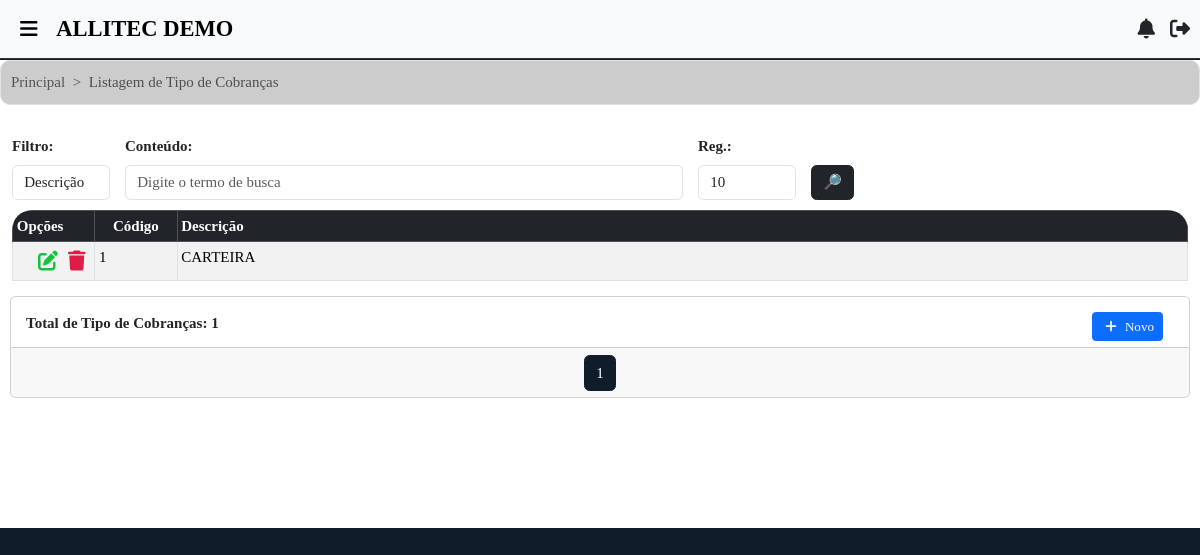
Screenshot of /tp_cobrancas/lista/ (signed in) with the database file from the repository.
### filiais/models.py (models this page shows, shortened)
class Usuario(AbstractUser):
    empresa = models.ForeignKey(Empresa, on_delete=models.CASCADE, related_name="usuarios", null=True, blank=True)
    filial_user = models.ForeignKey(Filial, on_delete=models.SET_NULL, null=True, blank=True, related_name="usuarios")
    codigo_local = models.PositiveIntegerField(blank=True, null=True)
    gerar_senha_lib = models.BooleanField(default=False, verbose_name='Gerar Senha de Liberação')
    senha_liberacao = models.CharField(max_length=20, blank=True, null=True, verbose_name='Senha de Liberação')
    is_master = models.BooleanField(default=False)
    class Meta:
        unique_together = ('username', 'empresa')

class Filial(models.Model):
    situacao = models.CharField(
        max_length=10,
        verbose_name="Situação",
        choices=[
            ('Ativa', 'Ativa'),
            ('Inativa', 'Inativa')
        ]
    )
    layout_contrato = models.CharField(
        max_length=10,
        verbose_name="Layout Contrato",
        choices=[
            ('Layout 1', 'Layout 1'),
            ('Layout 2', 'Layout 2')
        ],
        default="Layout 1"
    )
    tp_chave = models.CharField(
        max_length=20,
        verbose_name="Tipo de Chave Pix",
        choices=[
            ('CPF', 'CPF'),
            ('CNPJ', 'CNPJ'),
            ('E-mail', 'E-mail'),
            ('Telefone', 'Telefone'),
            ('Chave Aleatória', 'Chave Aleatória')
        ]
    )
    chave_pix = models.CharField(
        max_length=100,
        verbose_name="Chave Pix"
    )
    banco_fil = models.ForeignKey('bancos.Banco', on_delete=models.CASCADE, null=True, blank=True)
    beneficiario = models.CharField(max_length=255, verbose_name='Nome Beneficiário')
    info_comp = models.TextField(default="Obrigado pela preferência!", blank=True)
    info_orcamento = models.TextField(default="*Caro cliente, caso você encontre um orçamento com valor inferior, podemos analisar o orçamento concorrente para fecharmos negócio.", blank=True)
    cnpj = models.CharField(max_length=20, verbose_name='CNPJ')
    ie = models.CharField(max_length=20, verbose_name='Inscrição Estadual')
    razao_social = models.CharField(max_length=100, verbose_name='Razão Social')
    fantasia = models.CharField(max_length=100, verbose_name='Fantasia')
    endereco = models.CharField(max_length=100, verbose_name='Endereço')
    cep = models.CharField(max_length=10, verbose_name='CEP')
    numero = models.CharField(max_length=10, verbose_name='Nº')
    bairro_fil = models.ForeignKey('bairros.Bairro', on_delete=models.SET_NULL, null=True)
    complem = models.CharField(max_length=20, verbose_name='Complemento', blank=True)
    cidade_fil = models.ForeignKey('cidades.Cidade', on_delete=models.SET_NULL, null=True)
    uf = models.ForeignKey('estados.Estado', on_delete=models.SET_NULL, null=True)
    tel = models.CharField(max_length=15, verbose_name='Fone')
    email = models.EmailField(max_length=40, verbose_name='E-mail')
    fantasia_normalizado = models.CharField(max_length=255, editable=False)
    logo = models.FileField(upload_to='logo/', null=True, blank=True, default='default_logo.png')
    vinc_emp = models.ForeignKey(Empresa, on_delete=models.CASCADE)
    dt_criacao = models.CharField(
        max_length=30,
        verbose_name='Data de Registro',
        default=data_hoje_formatada
    )
    dt_inativacao = models.CharField(max_length=30, verbose_name='Data de Inativação', blank=True, null=True)
    principal = models.BooleanField(default=False, verbose_name='Filial Principal')
    vinculada_a = models.ForeignKey('self', null=True, blank=True, on_delete=models.CASCADE, related_name='filiais_secundarias', verbose_name='Filial Vinculada à')
    class Meta:
        verbose_name_plural = "Filiais"

### tipo_cobranca/models.py (models this page shows, shortened)
class TipoCobranca(models.Model):
    descricao = models.CharField(max_length=100, unique=True)
    vinc_emp = models.ForeignKey('empresas.Empresa', on_delete=models.CASCADE, null=True, blank=True)
    class Meta:
        verbose_name_plural = "Tipos de Cobrança"

### tipo_cobranca/views.py (the view)
# urls.py: path("lista/", views.lista_tp_cobrancas, name='lista-tp_cobrancas'),
@verifica_permissao('tipo_cobranca.view_tipocobranca')
@login_required
def lista_tp_cobrancas(request):
    s = request.GET.get('s')
    tp = request.GET.get('tp')
    reg = request.GET.get('reg', '10')
    tp_cobrancas = TipoCobranca.objects.filter(vinc_emp=request.user.empresa)
    if tp == 'desc' and s:
        norm_s = remove_accents(s).lower()
        tp_cobrancas = tp_cobrancas.filter(descricao__icontains=norm_s).order_by('descricao')
    elif tp == 'cod' and s:
        try:
            tp_cobrancas = tp_cobrancas.filter(id__iexact=s).order_by('descricao')
        except ValueError:
            tp_cobrancas = TipoCobranca.objects.none()
    if reg == 'todos':
        num_pagina = tp_cobrancas.count() or 1
    else:
        try:
            num_pagina = int(reg) if int(reg) > 0 else 1
        except ValueError:
            num_pagina = 10  # Valor padrão
    paginator = Paginator(tp_cobrancas, num_pagina)
    page = request.GET.get('page')
    tp_cobrancas = paginator.get_page(page)
    return render(request, 'tp_cobrancas/lista.html', {
        'tp_cobrancas': tp_cobrancas,
        's': s,
        'tp': tp,
        'reg': reg,
    })

### templates/tp_cobrancas/lista.html (shortened to what this page needs)
{% extends 'base.html' %}
{% load static %}
{% block content %}
    <div class="container-fluid bg-white">
        <nav style="--bs-breadcrumb-divider: '>';" aria-label="breadcrumb">
            <ol class="breadcrumb">
                <li class="breadcrumb-item"><a href="{% url 'inicio' %}" id="item-naveg">Principal</a></li>
                <li class="breadcrumb-item active" aria-current="page">Listagem de Tipo de Cobranças</li>
            </ol>
        </nav>
        <form method="GET" id="search-form" style="margin-left: 1%; margin-right: 1%;">
            <div class="row g-3 align-items-end">
                <div class="col-md-1 search-div">
                    <label class="form-label">Filtro:</label>
                    <select name="tp" id="tp" class="form-control">
                        <option value="desc" {% if request.GET.tp == 'desc' %}selected{% endif %}>Descrição</option>
                    </select>
                </div>
                <div class="col-md-2 search-div flex-md-fill">
                    <label class="form-label">Conteúdo:</label>
                    <input class="form-control" type="text" name="s" id="s" placeholder="Digite o termo de busca" value="{{ request.GET.s }}">
                </div>
                <div class="col-md-1 search-div">
                    <label class="form-label">Reg.:</label>
                    <select class="form-control" id="qtd_reg" name="reg">
                        <option value="10" {% if request.GET.reg == '10' %}selected{% endif %}>10</option>
                    </select>
                </div>
                <div class="col search-div d-flex justify-content-start">
                    <button class="btn btn-dark" title="Consultar clientes" type="submit" id="data-btn" data-bs-toggle="modal" data-bs-target="#loadingModal">🔎</button>
                </div>
            </div>
        </form>
        <div class="table-container" style="margin-left: 1%; margin-right: 1%;">
            <table class="table table-bordered table-responsive-md table-rounded table-striped" id="tabelas-lista">
                <thead thead class="table-dark">
                    <tr>
                        <th scope="col" style="text-align: justify; width: 7%;">Opções</th>
                        <th scope="col" style="text-align: center; width: 7%;">Código</th>
                        <th scope="col" style="align-items: center;">Descrição</th>
                    </tr>
                </thead>
                <tbody>
                    {% for tp_cobranca in tp_cobrancas %}
                        <tr>
                            <td style="width: 80px;">
                                <span>
                                    <i class="fas fa-trash" title="Deletar" data-bs-toggle="modal" data-bs-target="#modal-{{ tp_cobranca.id }}"></i>
                                </span>
                                <a href="{% url 'att-tp_cobranca' tp_cobranca.id %}" class="btn-permissao"
                                  data-permissao="tipo_cobranca.change_tipocobranca"
                                  data-msg-negado="Seu usuário não pode editar tipos de cobranças!"><span><i class="fas fa-edit" title="Editar"></i></span></a>
                            </td>
                            <td style="align-items: center;">{{ tp_cobranca.id }}</td>
                            <td class="text-uppercase" style="align-items: center;">{{ tp_cobranca.descricao }}</td>
                        </tr>
                    {% empty %}
                    <tr>
                        <td colspan="8" class="me-auto" style="text-align: center;">
                            Nenhum tipo de cobrança encontrado.
                        </td>
                    </tr>
                    {% endfor %}
                </tbody>
            </table>
        </div>
        <div class="card">
            <div class="card-body" style="max-height: 50px;">
                <strong>Total de Tipo de Cobranças: {{ tp_cobrancas|length }}</strong>
                <a id="add-link" href="{% url 'add-tp_cobranca' %}" style="margin-left: 1%; margin-right: 1%; float: right;" class="btn-permissao" data-permissao="tipo_cobranca.add_tipocobranca" data-msg-negado="Seu usuário não pode adicionar tipos de cobranças!">
                    <button type="button" class="btn btn-primary btn-sm" id="add-tp_cobranca"><i class="fas fa-plus"></i> Novo</button>
                </a>
            </div>
            <div class="card-footer text-body-secondary">
                <nav aria-label="Page navigation example" style="padding-bottom: 1px;">
                    <ul class="pagination justify-content-center">
                        {% for num in tp_cobrancas.paginator.page_range %}
                            {% if num >= tp_cobrancas.number|add:'-2' and num <= tp_cobrancas.number|add:'2' %}
                                {% if tp_cobrancas.number == num %}
                                    <li class="page-item active" aria-current="page">
                                        <span class="page-link" style="background-color: #0f1d2b; color: white;">{{ num }}</span>
                                    </li>
                                {% else %}
                                    <li class="page-item">
                                        <a class="page-link" style="color: #0f1d2b;" href="?page={{ num }}{% for key, value in request.GET.items %}{% if key != 'page' %}&{{ key }}={{ value }}{% endif %}{% endfor %}">{{ num }}</a>
                                    </li>
                                {% endif %}
                            {% endif %}
                        {% endfor %}
                    </ul>
                </nav>
            </div>
        </div>
    </div>
{% endblock %}

### templates/base.html (shortened to what this page needs)
<!doctype html>
{% load static %}
<html lang="pt-BR">
<head>
    <link href="https://cdn.jsdelivr.net/npm/bootstrap@5.3.2/dist/css/bootstrap.min.css" rel="stylesheet">
    <link href="https://cdn.jsdelivr.net/npm/select2@4.1.0-rc.0/dist/css/select2.min.css" rel="stylesheet" />
    <link rel="stylesheet" href="https://code.jquery.com/ui/1.14.1/themes/base/jquery-ui.css">
    <link rel="stylesheet" type="text/css" href="https://cdn.jsdelivr.net/npm/toastify-js/src/toastify.min.css">
    <link rel="stylesheet" href="{% static 'css/styles.css' %}">
</head>
<body>
    <div class="container-fluid">
        {% if user.is_authenticated %}
            <nav class="navbar fixed-top navbar-expand-lg bg-body-tertiary">
                <div class="container-fluid">
                    <div class="d-flex align-items-center">
                        <i class="navbar-brand fa-solid fa-bars"
                           style="margin-left: 20px; font-size: 20px;"
                           data-bs-toggle="offcanvas"
                           href="#offcanvasExample"
                           role="button"
                           aria-controls="offcanvasExample"></i>
                        {% if request.user.is_superuser %}
                            <a class="navbar-brand ms-1" href="{% url 'lista-empresas' %}" style="text-decoration: none;">
                                <div class="text-uppercase" style="font-size: 1.5rem; font-weight: bold;">
                                    ADMINISTRAÇÃO
                                </div>
                            </a>
                        {% else %}
                            <a class="navbar-brand ms-1" href="{% url 'inicio' %}" style="text-decoration: none;">
                                <div class="text-uppercase" style="font-size: 1.5rem; font-weight: bold;">
                                    {{ request.user.filial_user.fantasia }}
                                </div>
                            </a>
                        {% endif %}
                    </div>
                    <div class="d-flex align-items-center ms-auto" style="font-size: 20px; margin-right: 10px;">
                        <div class="nav-item dropdown">
                            <a class="nav-link" href="#" id="notificationsDropdown" role="button"
                               data-bs-toggle="dropdown" aria-expanded="false">
                                <i class="fas fa-bell"></i>
                            </a>
                        </div>
                        {% if request.user.is_superuser %}
                            <div class="nav-item ms-3">
                                <a class="nav-link" href="{% url 'logout-view-superuser' %}" title="Sair"
                                   onclick="showLoadingModal()">
                                    <i class="fa-solid fa-right-from-bracket"></i>
                                </a>
                            </div>
                        {% else %}
                            <div class="nav-item ms-3">
                                <a class="nav-link" href="{% url 'logout-view' %}" title="Sair"
                                   onclick="showLoadingModal()">
                                    <i class="fa-solid fa-right-from-bracket"></i>
                                </a>
                            </div>
                        {% endif %}
                    </div>
                </div>
            </nav>
        {% endif %}
    </div>
    {% block content %}{% endblock %}
</body>
</html>

### rows the page displays
Usuario: user.filial_user.fantasia "ALLITEC DEMO"
TipoCobranca: id "1", descricao "CARTEIRA"

### other values shown
{{ tp_cobrancas|length }} "1"
{{ num }} "1"
